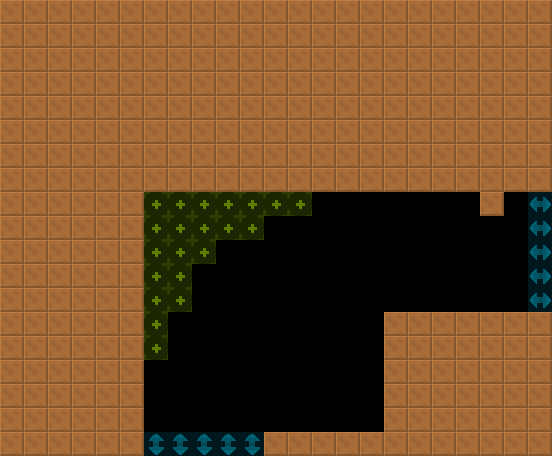

The image is a tile-based game level rendered from a .tmx file. Its description and source (layers, tilesets, objects; grid data summarised) follow:
An orthogonal 23x19 tile map with 24x24 px tiles, 2 tile layers (col, lnk), 2 tilesets and 2 objects (DisableDecorator, KeyLockedDoor).

<map version="1.4" tiledversion="1.4.2" orientation="orthogonal" renderorder="right-down" width="23" height="19" tilewidth="24" tileheight="24" infinite="0" nextlayerid="4" nextobjectid="8">
 <tileset firstgid="6" source="../../lnk.tsx" />
 <tileset firstgid="1" source="../../col.tsx" />
 <layer id="1" name="col" width="23" height="19">
  <data>[437 cells, 298 non-empty, 1 distinct tile ids]</data>
 </layer>
 <layer id="2" name="lnk" width="23" height="19" opacity="0.5">
  <data>[437 cells, 31 non-empty, 3 distinct tile ids]</data>
 </layer>
 <objectgroup id="3" name="markers" opacity="0.5">
  <object id="1" name="DisableDecorator" type="DisableDecorator" x="456" y="240" width="72" height="72">
   <properties>
    <property name="yr" value="0" />
    <property name="xr" value="0" />
   </properties>
  </object>
  <object id="2" name="KeyLockedDoor" type="KeyLockedDoor" x="480" y="288" width="24" height="24">
   <properties>
    <property name="yr" value="0" />
    <property name="xr" value="0" />
   </properties>
  </object>
 </objectgroup>
</map>
